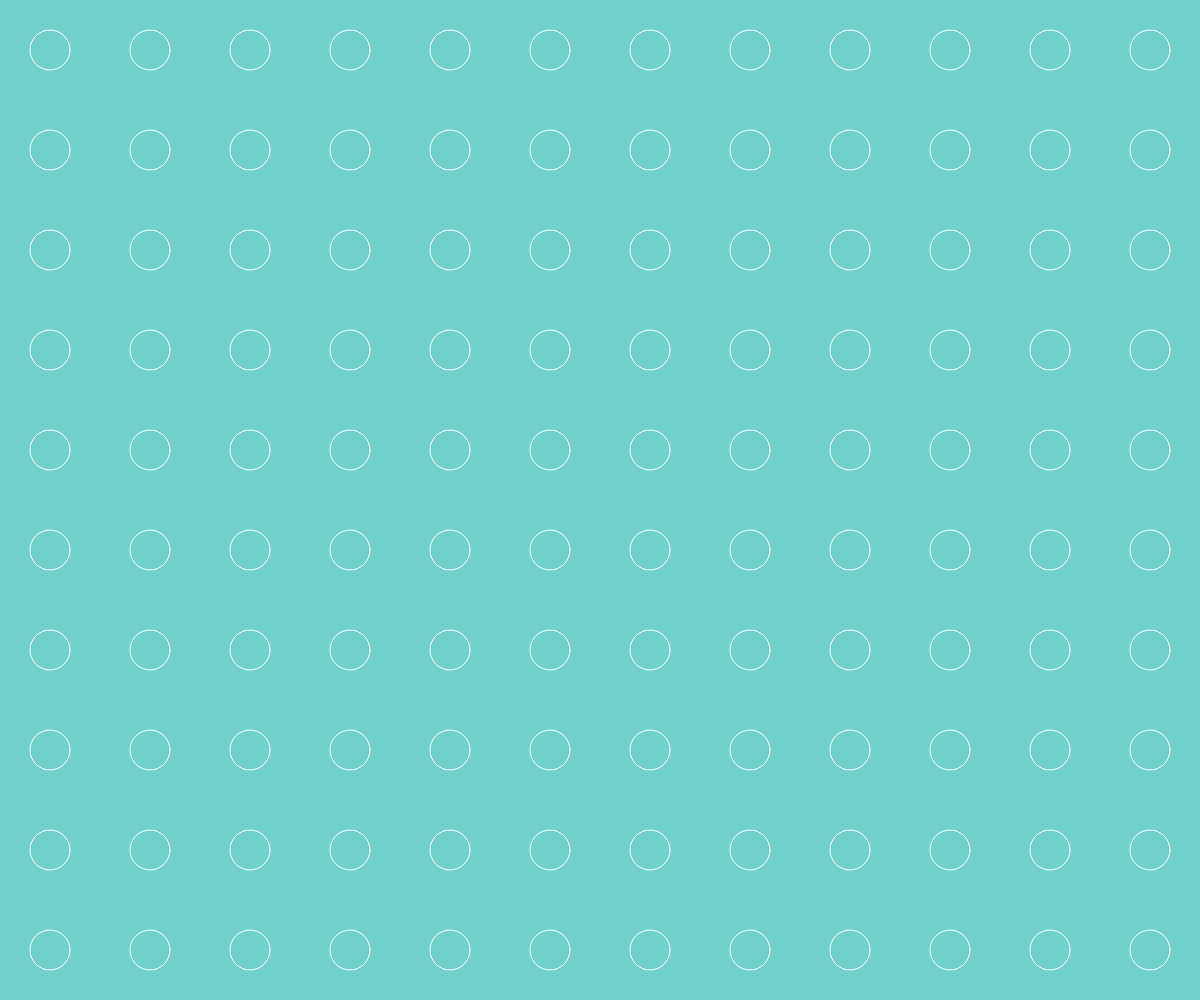
Frame 1 (no input)
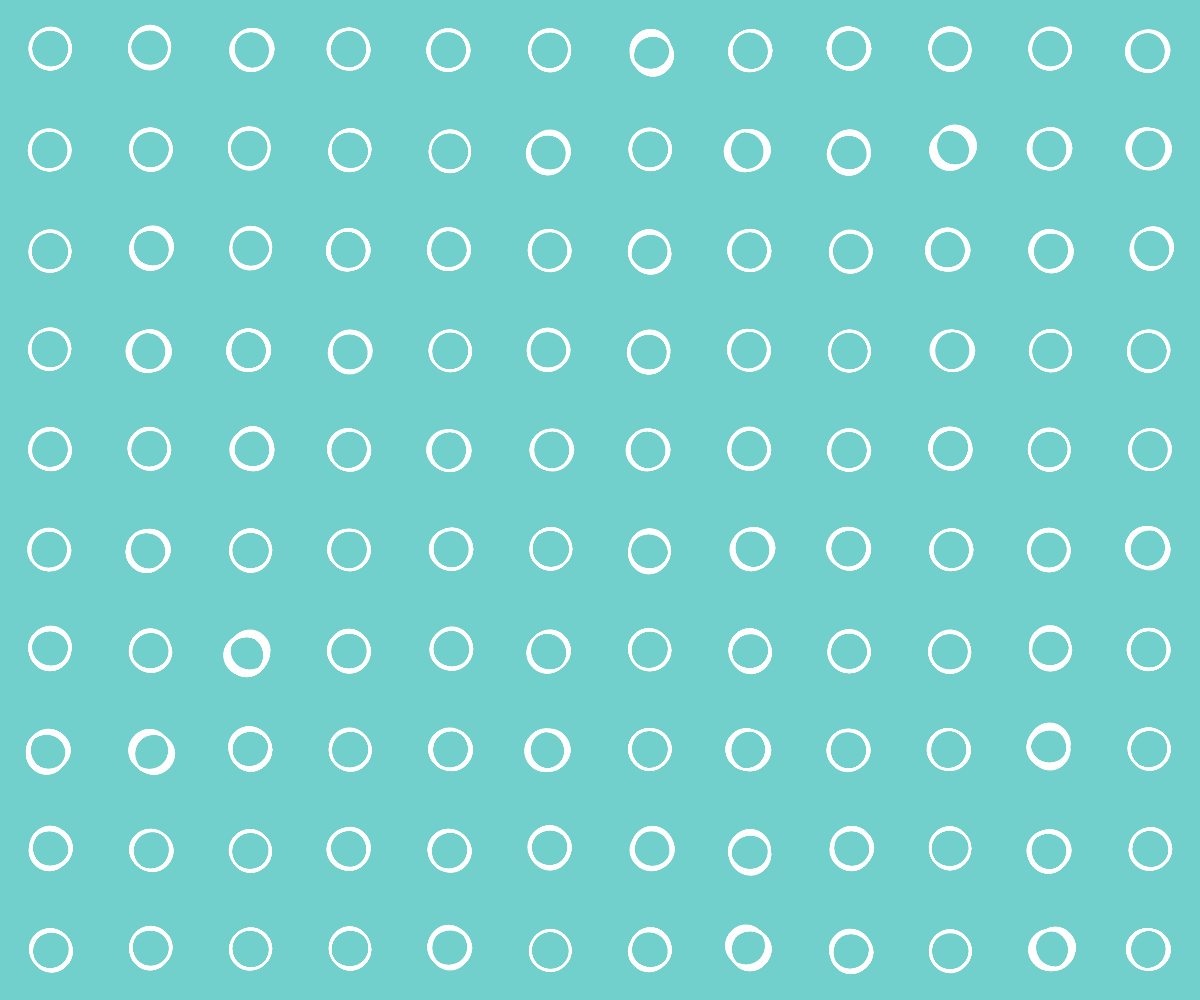
Frame 60 (no input)
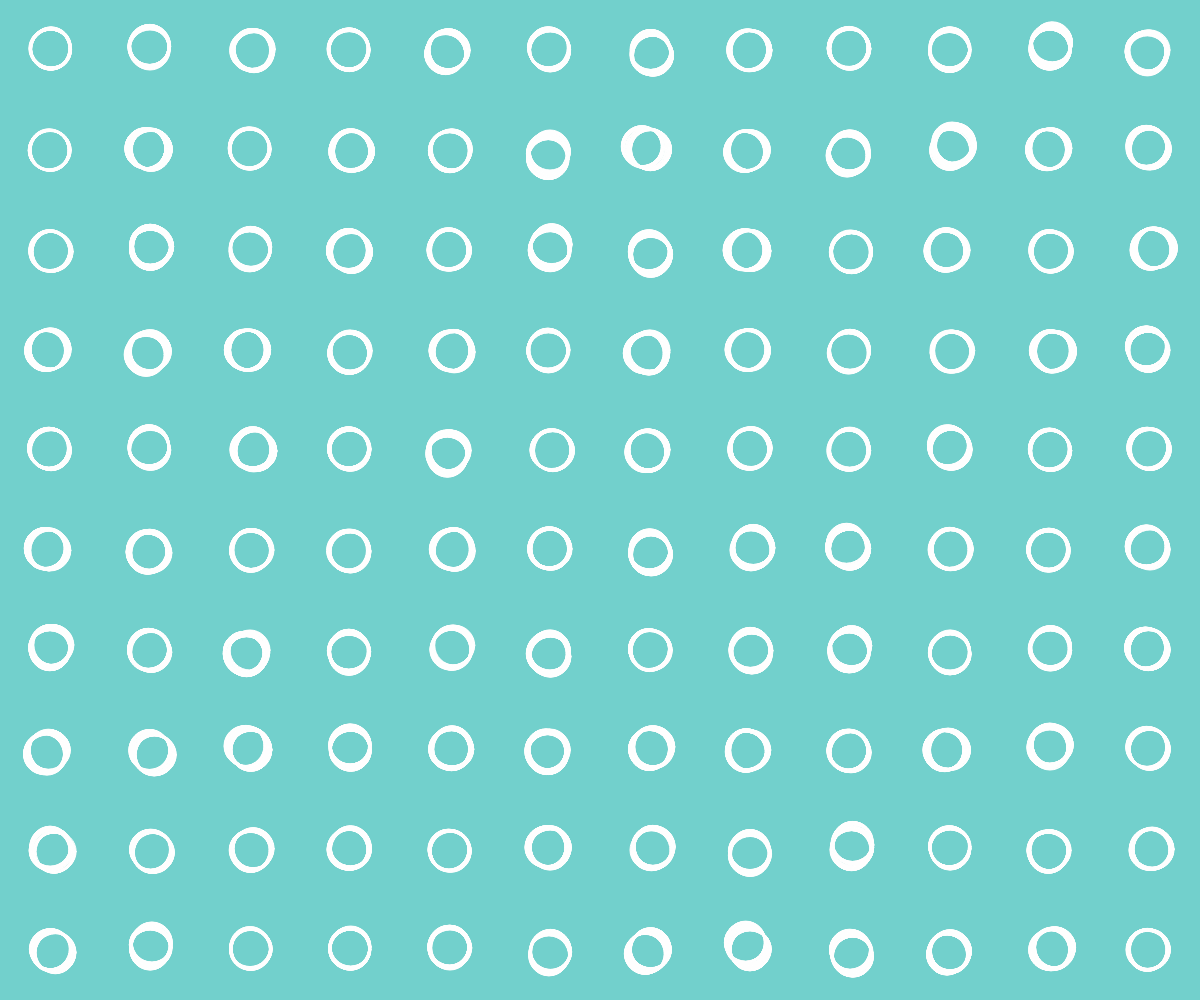
Frame 120 (the mouse pressed at the canvas centre since frame 60)

The p5.js sketch that drew these frames (run headless with seeded random() and noise() and a simulated clock; from frame 60 on, the mouse is pressed at the canvas centre):

// p5.js sketch
// ── sketch.js
var walkers = [];

function setup() {
	createCanvas(windowWidth, windowHeight);
	// walkers = new Walker();
	// background(235, 75, 159);
	background(114, 208, 204);

	//get an x and y value for each circle that we want to draw on the screen
	for(var x=0; x<width; x+=100){
		for(var y=0; y<height; y+=100){
			console.log(x + ", " + y);
			walkers.push(new Walker(x+50, y+50));
		}
	}
}

function draw() {
	
	for(var i=0; i<walkers.length; i++){	
		walkers[i].display();
		walkers[i].walk();
	}

	
}

function windowResized() {
	resizeCanvas(windowWidth, windowHeight);
}


//constructor 
function Walker(x, y){
	this.x = x;
	this.y = y;

	this.walk = function(){
		this.x = this.x + random(-.5, .5);
		this.y = this.y + random(-.5, .5);
	}
	
	this.display = function(){
		fill(0, .5);
		stroke(255);
		ellipse(this.x, this.y, 40, 40);
	}
}
